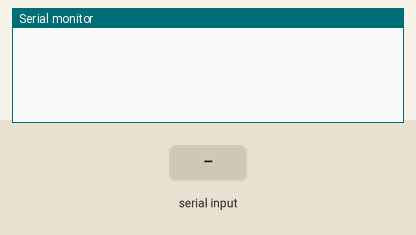
Simulated run of this sketch. Board: Arduino Uno, built with avr-gcc and run on an emulated ATmega328P. Parts: the last lines printed to the serial monitor. Inputs (shaded band) come from the test bench.

Above: at 1.2 s.
1.3 s: "Serial1\n" received over Serial
At 2.2 s:
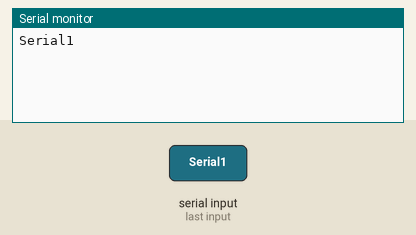
2.8 s: "1" received over Serial
At 3.3 s:
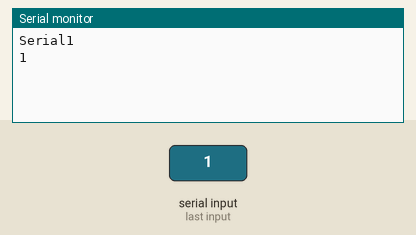

The sketch:

arduino_PassThrough.ino
```cpp
/*
  SerialPassthrough sketch

  Some boards, like the Arduino 101, the MKR1000, Zero, or the Micro, have one
  hardware serial port attached to Digital pins 0-1, and a separate USB serial
  port attached to the IDE Serial Monitor. This means that the "serial
  passthrough" which is possible with the Arduino UNO (commonly used to interact
  with devices/shields that require configuration via serial AT commands) will
  not work by default.

  This sketch allows you to emulate the serial passthrough behaviour. Any text
  you type in the IDE Serial monitor will be written out to the serial port on
  Digital pins 0 and 1, and vice-versa.

  On the 101, MKR1000, Zero, and Micro, "Serial" refers to the USB Serial port
  attached to the Serial Monitor, and "Serial1" refers to the hardware serial
  port attached to pins 0 and 1. This sketch will emulate Serial passthrough
  using those two Serial ports on the boards mentioned above, but you can change
  these names to connect any two serial ports on a board that has multiple
  ports.

  created 23 May 2016
  by Erik Nyquist

  https://www.arduino.cc/en/Tutorial/BuiltInExamples/SerialPassthrough
*/

bool serial_ready = 0;

void setup() {
  Serial.begin(115200);
  //  Serial1.begin(115200);
  while (!Serial)
    ;
  //  Serial.write("Serial ready\n");
  Serial.flush();
  serial_ready = 1;
  //  Serial1.write("Serial1 ready\n");
}

void loop() {
  if (!Serial) {
    serial_ready = 0;
  }
  while (!Serial)
    ;
  if (serial_ready == 0) {
    Serial.flush();
    //    Serial.write("Serial ready\n");
    serial_ready = 1;
  }
  if (Serial.available()) {           // If anything comes in Serial (USB),
    Serial.write(Serial.read());  // read it and send it out Serial (USB)
  }

  //  if (Serial1.available()) {     // If anything comes in Serial1 (pins 0 &
  //  1)
  //    Serial1.write(Serial1.read());   // read it and send it out Serial1
  //    (pins 0 & 1)
  //  }
}
```

Measured:
- after the input at 1.3 s, the serial monitor: prints a new line at once (image 1)
- after the input at 2.8 s, the serial monitor: prints a new line at once (image 2)
